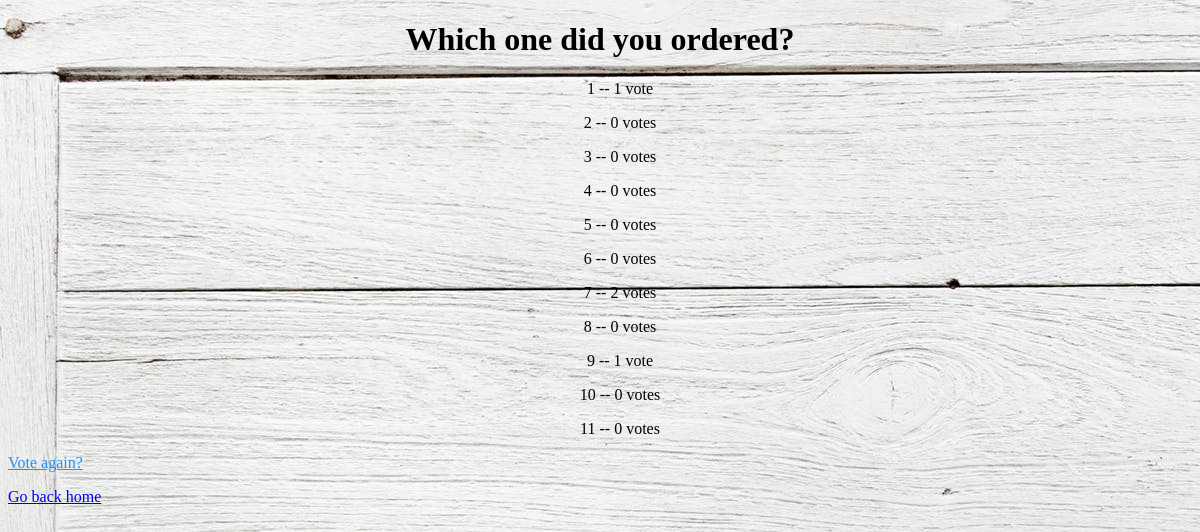
The app's page /polls/2/results/ with its own data.
### polls/models.py (models this page shows, shortened)
class Question(models.Model):
    question_text = models.CharField(max_length=200)
    pub_date = models.DateTimeField('date published')

class Choice(models.Model):
    question = models.ForeignKey(Question, on_delete=models.CASCADE)
    choice_text = models.CharField(max_length=200)
    votes = models.IntegerField(default=0)

### polls/views.py (the view)
# urls.py: path('<int:pk>/results/', views.ResultsView.as_view(), name='results'),
class ResultsView(generic.DetailView):
    model = Question
    template_name = 'polls/results.html'

### polls/templates/polls/results.html (shortened to what this page needs)
<!DOCTYPE html>
<html>
{% load static %}
<link rel="stylesheet" type="text/css" href="{% static 'polls/style.css' %}" />
<h1 align="center">{{ question.question_text }}</h1>
<ul>
{% for choice in question.choice_set.all %}
    <p style="text-align:center">{{ choice.choice_text }} -- {{ choice.votes }} vote{{ choice.votes|pluralize }} </p>
{% endfor %}
</ul>
  <p>
<a href="{% url 'polls:detail' question.id %}" style="color:DodgerBlue">Vote again?</a>
  <p>
<a href="/polls">Go back home</a>
</html>

### polls/static/polls/style.css (style rules this page uses)
ul { text-align: center; }

### records on screen
Question: question_text "Which one did you ordered?"
Choice: choice_text "1", votes "1"
Choice: choice_text "2", votes "0"
Choice: choice_text "3", votes "0"
Choice: choice_text "4", votes "0"
Choice: choice_text "5", votes "0"
Choice: choice_text "6", votes "0"
Choice: choice_text "7", votes "2"
Choice: choice_text "8", votes "0"
Choice: choice_text "9", votes "1"
Choice: choice_text "10", votes "0"
Choice: choice_text "11", votes "0"
